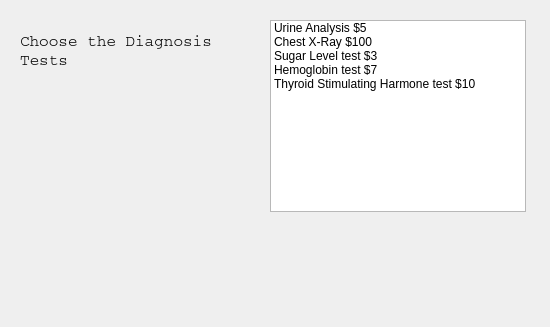
<?xml version="1.0" encoding="UTF-8"?>
<ui version="4.0">
 <class>Dialog</class>
 <widget class="QDialog" name="Dialog">
  <property name="geometry">
   <rect>
    <x>0</x>
    <y>0</y>
    <width>550</width>
    <height>327</height>
   </rect>
  </property>
  <property name="windowTitle">
   <string>Dialog</string>
  </property>
  <widget class="QLabel" name="label">
   <property name="geometry">
    <rect>
     <x>20</x>
     <y>30</y>
     <width>221</width>
     <height>41</height>
    </rect>
   </property>
   <property name="font">
    <font>
     <family>Courier</family>
     <pointsize>12</pointsize>
    </font>
   </property>
   <property name="text">
    <string>Choose the Diagnosis
Tests</string>
   </property>
  </widget>
  <widget class="QLabel" name="labelTest">
   <property name="geometry">
    <rect>
     <x>160</x>
     <y>260</y>
     <width>251</width>
     <height>41</height>
    </rect>
   </property>
   <property name="font">
    <font>
     <family>Arial</family>
     <pointsize>10</pointsize>
    </font>
   </property>
   <property name="text">
    <string/>
   </property>
  </widget>
  <widget class="QListWidget" name="listWidgetDiagnosis">
   <property name="geometry">
    <rect>
     <x>270</x>
     <y>20</y>
     <width>256</width>
     <height>192</height>
    </rect>
   </property>
   <item>
    <property name="text">
     <string>Urine Analysis $5</string>
    </property>
   </item>
   <item>
    <property name="text">
     <string>Chest X-Ray $100</string>
    </property>
   </item>
   <item>
    <property name="text">
     <string>Sugar Level test $3</string>
    </property>
   </item>
   <item>
    <property name="text">
     <string>Hemoglobin test $7</string>
    </property>
   </item>
   <item>
    <property name="text">
     <string>Thyroid Stimulating Harmone test $10</string>
    </property>
   </item>
  </widget>
 </widget>
 <resources/>
 <connections/>
</ui>
